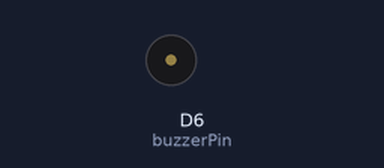
The sketch below on a simulated ESP8266 (NodeMCU). On the bench: buzzer (waves = sounding, pin HIGH).

Above: at 0.1 s.
At 6.5 s:
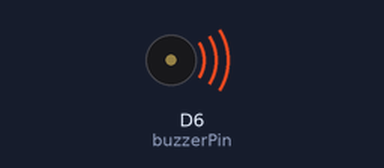
At 12.9 s:
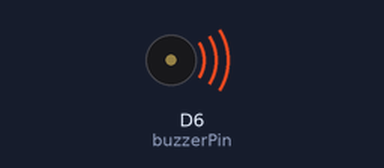
At 25.65 s:
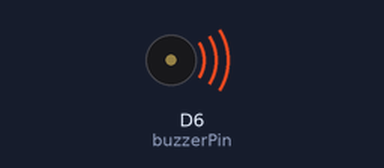
Timing chart, 0 to 40.0 s (numbered marks = the images above):
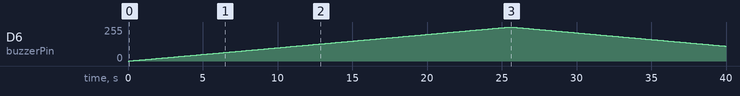

Measured:
- by itself, D6 (buzzerPin): rises from 0/255 to 255/255 in 25.4 s, then falls to 112/255 in 14.4 s

The sketch:

Am_luong.ino
```cpp
const int buzzerPin = D6; // Chân PWM kết nối với buzzer

void setup() {
  pinMode(buzzerPin, OUTPUT); // Thiết lập chân buzzer là đầu ra
}

void loop() {
  // Tăng âm lượng từ 0 đến 255
  for (int volume = 0; volume <= 255; volume++) {
    analogWrite(buzzerPin, volume); // Ghi giá trị PWM
    delay(100); // Delay 10ms giữa các bước
  }

  // Giảm âm lượng từ 255 về 0
  for (int volume = 255; volume >= 0; volume--) {
    analogWrite(buzzerPin, volume); // Ghi giá trị PWM
    delay(100); // Delay 10ms giữa các bước
  }
}
```
